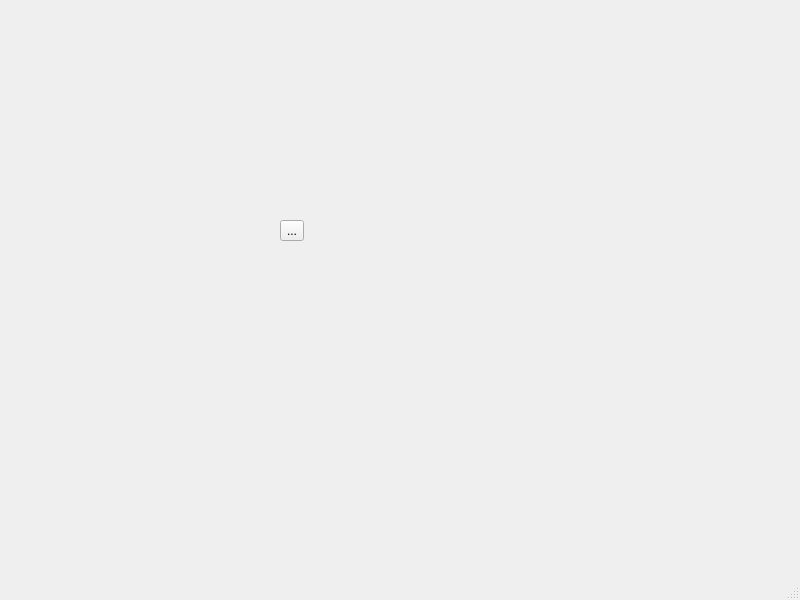
<?xml version="1.0" encoding="UTF-8"?>
<ui version="4.0">
 <class>MainWindow</class>
 <widget class="QMainWindow" name="MainWindow">
  <property name="geometry">
   <rect>
    <x>0</x>
    <y>0</y>
    <width>800</width>
    <height>600</height>
   </rect>
  </property>
  <property name="windowTitle">
   <string>MainWindow</string>
  </property>
  <widget class="QWidget" name="centralwidget">
   <widget class="QToolButton" name="toolButton">
    <property name="geometry">
     <rect>
      <x>280</x>
      <y>220</y>
      <width>24</width>
      <height>21</height>
     </rect>
    </property>
    <property name="text">
     <string>...</string>
    </property>
    <property name="popupMode">
     <enum>QToolButton::ToolButtonPopupMode::DelayedPopup</enum>
    </property>
   </widget>
  </widget>
  <widget class="QMenuBar" name="menubar">
   <property name="geometry">
    <rect>
     <x>0</x>
     <y>0</y>
     <width>800</width>
     <height>21</height>
    </rect>
   </property>
  </widget>
  <widget class="QStatusBar" name="statusbar"/>
 </widget>
 <resources/>
 <connections/>
</ui>
